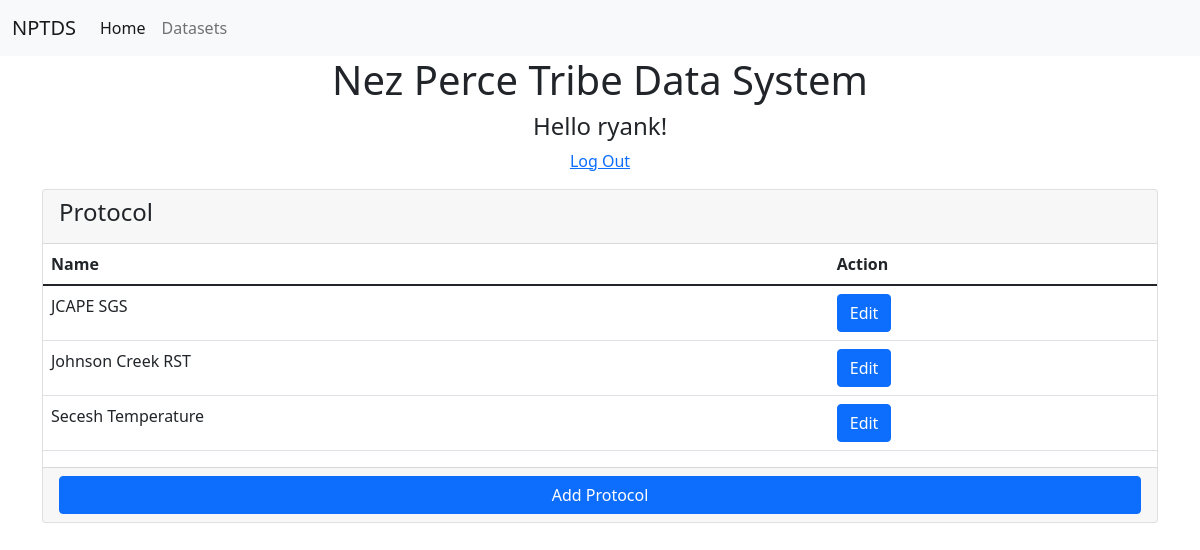
The page /protocols/ (signed in) on the database as committed earlier.
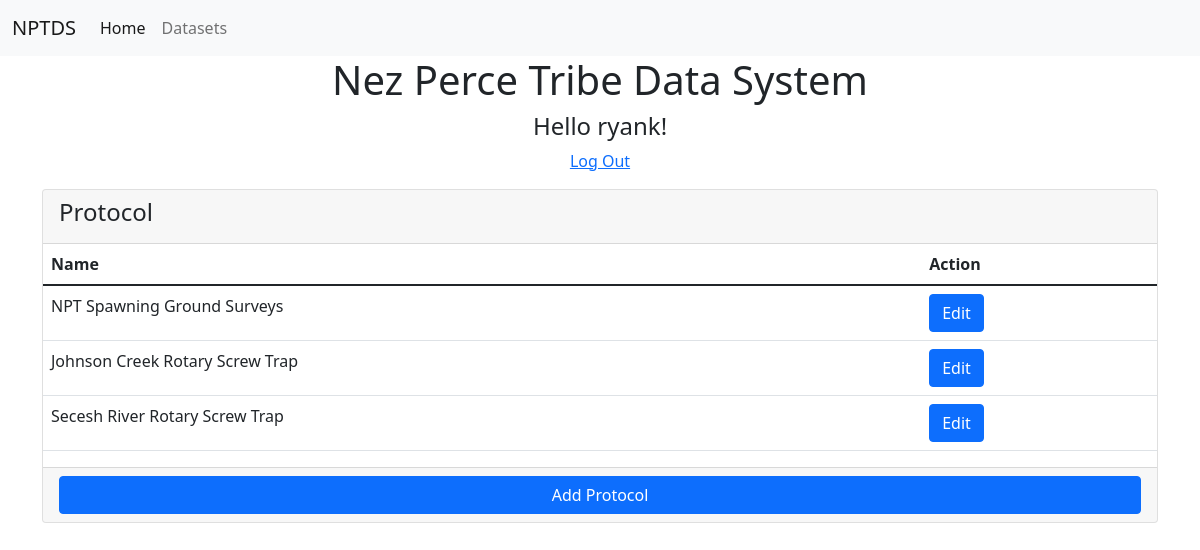
The same page on the database as committed later.
### datasets/models.py (models this page shows, shortened)
class Protocol(models.Model):
    name = models.CharField(max_length=100)
    description = models.TextField(blank=True, null=True)
    date_started = models.DateField()
    date_ended = models.DateField(blank=True, null=True)
    url = models.URLField(max_length=255, blank=True, null=True)

### datasets/views.py (the view)
# urls.py: path('protocols/', ProtocolList.as_view(), name='list_protocols'),
class ProtocolList(ListView):
    model = Protocol
    template_name = 'datasets/protocol_list.html'
    context_object_name = 'list'
    def get_context_data(self, **kwargs):
        context = super().get_context_data(**kwargs)
        context['model_name'] = self.model.__name__
        return context

### templates/datasets/protocol_list.html
{% extends "base.html" %}
{% block content %}
<div class="container">
    {% if user.is_authenticated %}
        <div class="container text-center">
            <h4>Hello {{user.username }}!</h4>
            <p><a href="{% url 'logout' %}">Log Out</a></p>
        </div>
    <div class="card">
        <div class="card-header card-header-secondary">
            <h4 class="card-title">{{ model_name }}</h4>
        </div>
        <table class="table card-body">
            <thead>
                <tr>
                    <th>Name</th>
                    <th>Action</th>
                </tr>
            </thead >
            <tbody>
                {% if list %}
                {% for i in list %}
                <tr>
                    <td>{{ i.name }}</td>
                    <td><a class="btn btn-primary" href="{% url 'datasets:update_protocol' i.id %}">Edit</a></td>
                </tr>
                {% endfor %}
                {% else %}
                <p>There are no objects saved in the {{ model_name }} list, please create one.</p>
                {% endif %}
            </tbody>
        </table>
        <div class="card-footer d-grid gap-2">
                <a class="btn btn-primary " href="{% url 'datasets:create_protocol' %}">Add {{ model_name }}</a>
        </div>
    </div>
    {% else %}
        <div class="container text-center">
            <p>Please login to view data.</p>
            <a class="btn btn-primary" href="{% url 'login' %}">Log In</a>
        </div>
{% endif %}
</div>
{% endblock %}

### templates/base.html (shortened to what this page needs)
{% load static %}
<!DOCTYPE html>
<html>
    <head>
        <link rel="stylesheet" href="https://cdn.jsdelivr.net/npm/bootstrap@5.1.3/dist/css/bootstrap.min.css">
        <link rel="stylesheet" href="https://cdn.jsdelivr.net/npm/bootstrap-icons@1.9.1/font/bootstrap-icons.css">
    </head>
    <body>
        <nav class="navbar navbar-expand-lg navbar-light bg-light">
            <div class="container-fluid">
              <a class="navbar-brand" href="#">NPTDS</a>
              <div class="collapse navbar-collapse" id="navbarNav">
                <ul class="navbar-nav">
                  <li class="nav-item">
                    <a class="nav-link active" aria-current="page"  href="{% url 'datasets:home' %}">Home</a>
                  </li>
                  <li class="nav-item">
                    <a class="nav-link" href="{% url 'datasets:list_datasets' %}">Datasets</a>
                  </li>
                </ul>
              </div>
            </div>
          </nav>
        <div class="container text-center">
            <h1>Nez Perce Tribe Data System</h1>
        </div>
    {% block content %}
    {% endblock content %}
    </body>
</html>

Rows that differ between the two databases and show on the page:
removed Protocol: name "JCAPE SGS"
added Protocol: name "NPT Spawning Ground Surveys"
changed Protocol: name "Johnson Creek RST" → "Johnson Creek Rotary Screw Trap"
changed Protocol: name "Secesh Temperature" → "Secesh River Rotary Screw Trap"
